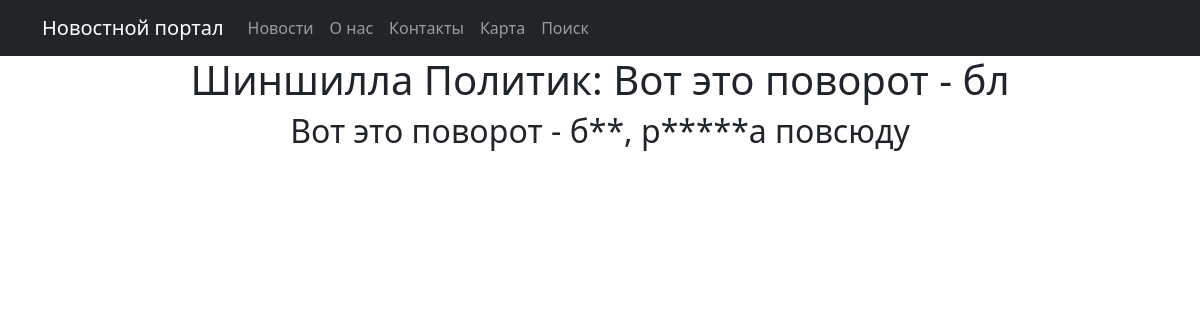
Screenshot of /news/1 with the database file from the repository.
### simpleapp/models.py (models this page shows, shortened)
class New(models.Model):
    name = models.CharField(
        max_length=50,
        unique=True, # названия товаров не должны повторяться
    )
    description = models.TextField()
    quantity = models.IntegerField(
        validators=[MinValueValidator(0)],
    )
    category = models.ForeignKey(
        to='Category',
        on_delete=models.CASCADE,
        related_name='news', # все продукты в категории будут доступны через поле products
    )
    def __str__(self):
        return f'{self.name.title()}: {self.description[:20]}'

### simpleapp/views.py (the view)
# urls.py: path('<int:pk>', NewDetail.as_view(), name='new_detail'),
class NewDetail(DetailView):
    model = New
    template_name = 'new.html'
    context_object_name = 'new'

### simpleapp/templatetags/custom_filters.py (called while the page is built)
@register.filter()
def censor(value):
    swear_words = ('редиска', 'редиску', 'Бля', 'бля', 'Бля.', '.Бля', 'Бля,', 'Бля?', 'Бля!', '.бля', 'бля.', 'бля?', 'бля!', 'бля,', 'Бля:')
    if not isinstance(value, str):
        raise TypeError(f"unresolved type '{type(value)}' expected  type 'str'")
    for word in value.split():
        if word.lower() in swear_words:
            value = value.replace(word, f"{word[0]}{'*' * (len(word) - 2)}{word[-1]}")
    return value

### templates/new.html (shortened to what this page needs)
{% extends 'flatpages/default.html' %}
{% load custom_filters %}
{% load custom_tags %}
{% block content %}
<h1>{{ new }}</h1>
<h2> {{ new.description|censor }}</h2>
{% endblock content %}

### rows the page displays
New: name+description "Шиншилла Политик: Вот это поворот - бл", description|censor "Вот это поворот - б**, р*****а повсюду"
